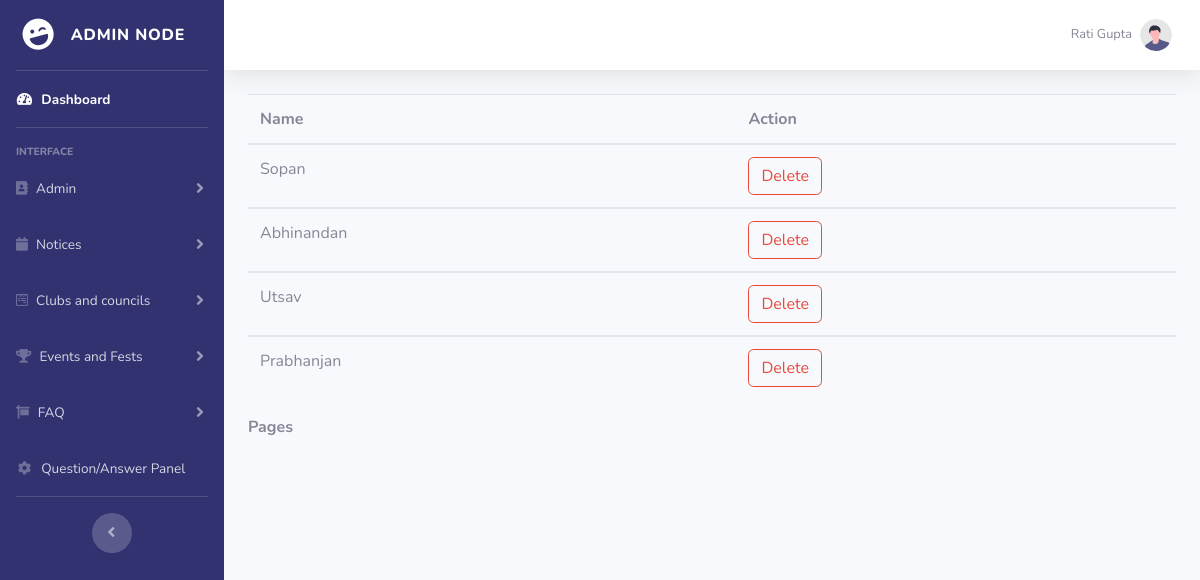
The page /view_events.php (signed in) on the database as committed earlier.
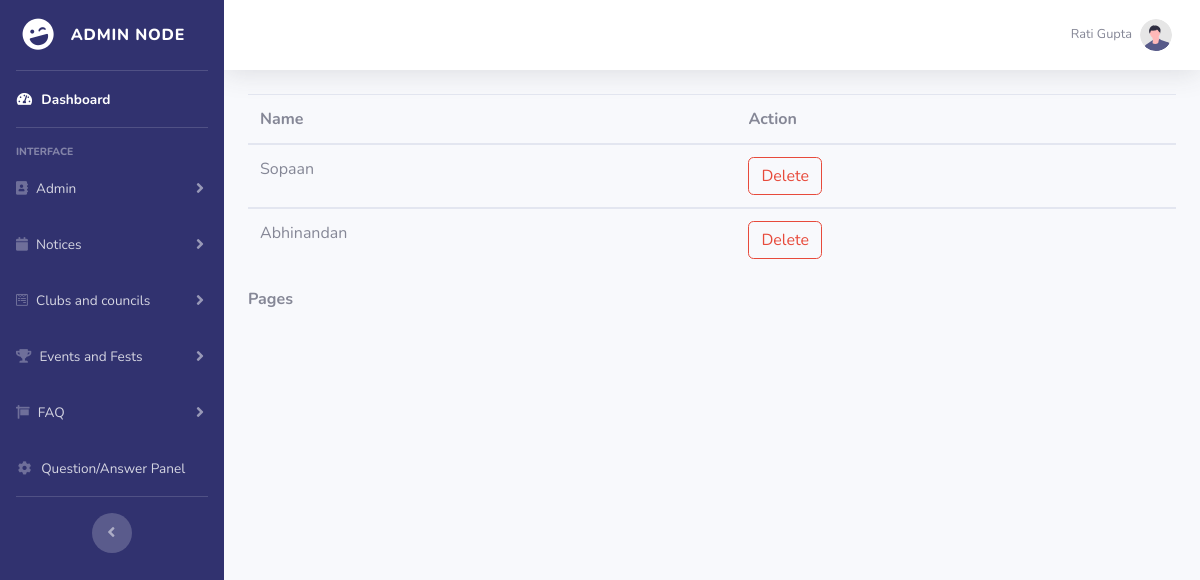
The same page on the database as committed later.
### tables this page shows
CREATE TABLE `event` (
  `event_id` int(11) NOT NULL,
  `event_name` varchar(255) NOT NULL,
  `council_name` varchar(255) NOT NULL,
  `event_date` varchar(255) NOT NULL,
  `event_link` varchar(255) NOT NULL,
  `event_info` varchar(255) NOT NULL,
  `event_img` mediumblob NOT NULL
);

### view_events.php (the view, shortened to what this page needs)
<!DOCTYPE html>
<html lang="en">
<head>
    <link href="vendor/fontawesome-free/css/all.min.css" rel="stylesheet" type="text/css">
    <link href="css/sb-admin-2.min.css" rel="stylesheet">
</head>
<body id="page-top">
    <div id="wrapper">
        <?php
            include 'include/sidebar.php'
        ?>
        <div id="content-wrapper" class="d-flex flex-column">
            <div id="content">
                <?php
                    include 'include/topbar.php'
                ?>
                <div class="container-fluid">
                    <?php
                    include'conn.php';
                    if (isset($_GET["page"])) {
                        $page = $_GET["page"];
                    } else {
                        $page = 1;
                    };
                    $start_from = ($page - 1) * 20;
                    $sql = "select * from event ORDER BY event_id DESC LIMIT $start_from, 20";
                    $rs_result = mysqli_query($con, $sql);
                    ?>
                    <table class="table">
                        <thead>
                            <tr>
                                <th width="20%">Name</th>
                                <th colspan=2 width="18%">Action</th>
                            </tr>
                        </thead>
                        <?php
                        while ($row = mysqli_fetch_assoc($rs_result)) {
                        ?>
                            <tbody>
                                <tr>
                                    <td> <?php echo $row["event_name"]; ?> </td>
                                    <td><a class="btn btn-outline-danger" href='eventdelete.php?key1=<?php echo $row["event_id"]; ?>'>Delete</a>
                                    </td>
                                </tr>
                            </tbody>
                        <?php
                        };
                        ?>
                    </table>
                    <strong>Pages </strong>
                </div>
            </div>
        </div>
    </div>
</body>
</html>

Rows that differ between the two databases and show on the page:
removed event: event_name "Sopan"
removed event: event_name "Utsav"
removed event: event_name "Prabhanjan"
added event: event_name "Sopaan"
